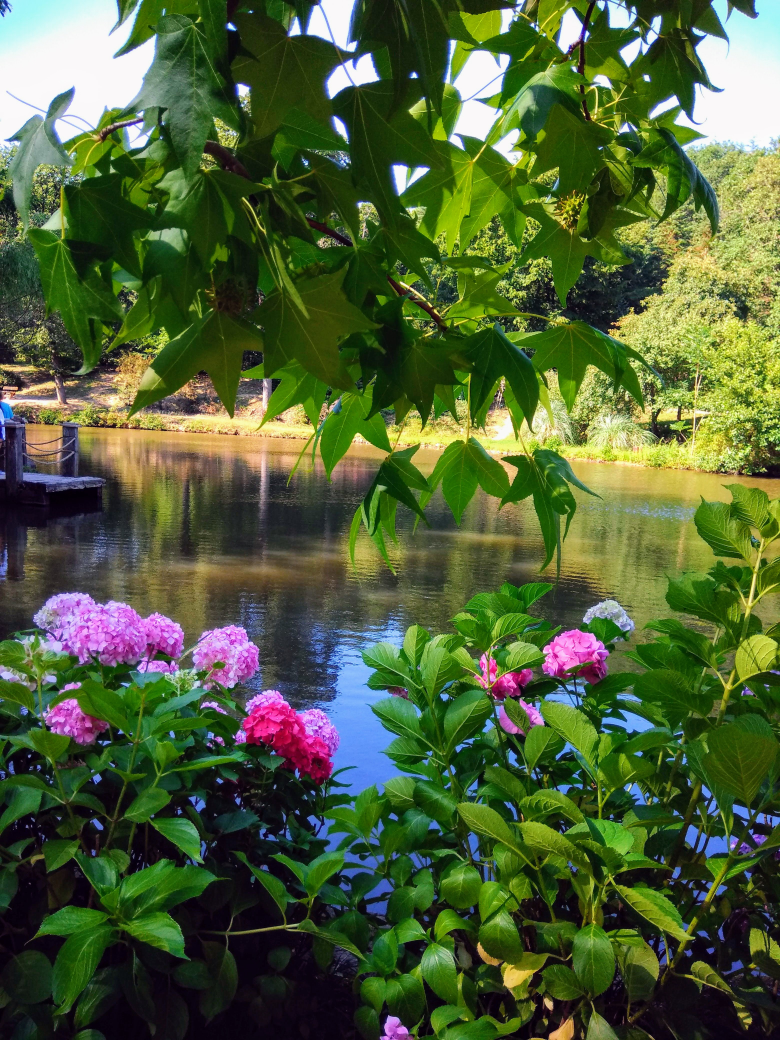
#> input picture PyCharmFirst/park.jpg, 3120 x 4160 px (shown at 1/4 size)
$ python Blurring.py
#> lines starting #> are read from the running program, lines starting #| are printed output that depends on the picture
#import Libraries
import cv2
import  numpy as np
#Input an image
image=cv2.imread('park.jpg')
#> image is the input picture: shape (4160, 3120, 3); mean B, G, R 56.1, 96.3, 79.2
#Bluring the image by some blurring methods:
#1-Filter2D, (150,140) matrix, 150*140=21000
kernel=np.ones((150,140),np.float32)/21000
smoothedImage=cv2.filter2D(image,-1,kernel)
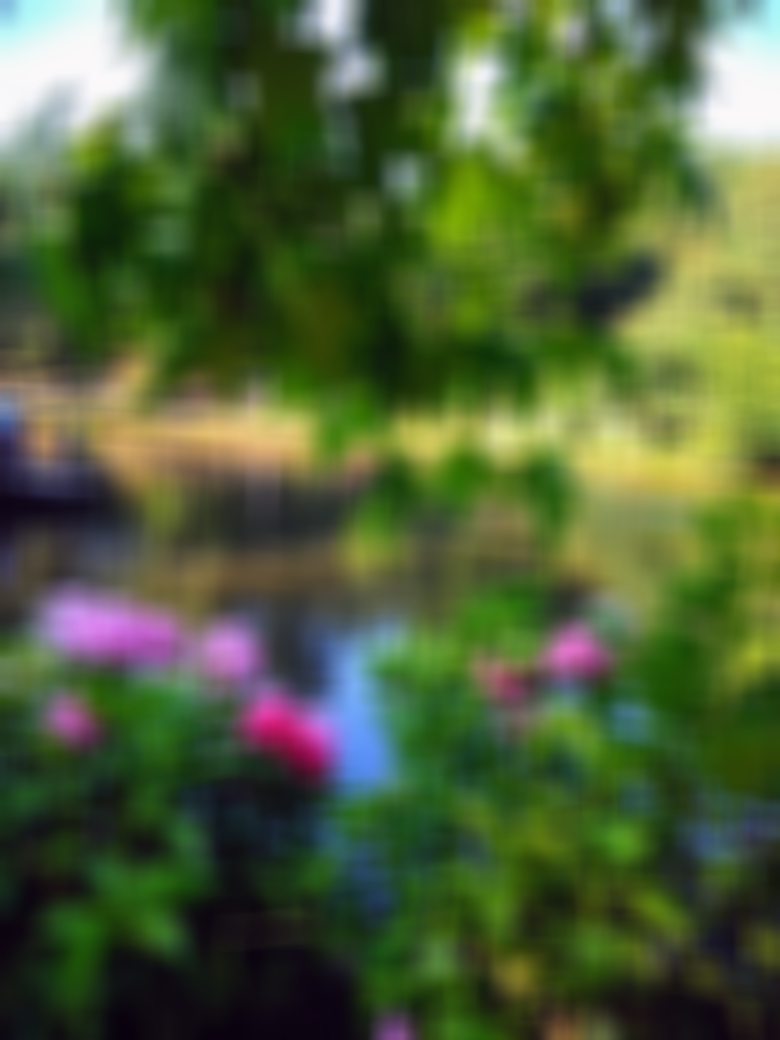
#> smoothedImage: shape (4160, 3120, 3) (shown at 1/4 size); mean B, G, R 56.1, 96.3, 79.2
#2-gaussianBlur,matrix (120,130)
gaussianBlur=cv2.GaussianBlur(image,(15,15),0)
#3-Median Blur
medianBlurred=cv2.medianBlur(image,15)
#4-Bilateral Blur
bilateralImage=cv2.bilateralFilter(image,15,180,180)
#Show the results
cv2.imshow('Original Image',image)
cv2.imshow('Smoothed Image',smoothedImage)
cv2.imshow('Blurred Image',gaussianBlur)
cv2.imshow('Median Blur',medianBlurred)
cv2.imshow('Bilateral',bilateralImage)
#Save the blurring images
cv2.imwrite('SmoothedImage.jpg',smoothedImage)
cv2.imwrite('Gaussian Blurred Image.jpg', gaussianBlur)
cv2.imwrite('MedianBlur.jpg', medianBlurred)
cv2.imwrite('Bilateral.JPG',bilateralImage)
#close the window.
cv2.waitKey()
cv2.destroyAllWindows()
